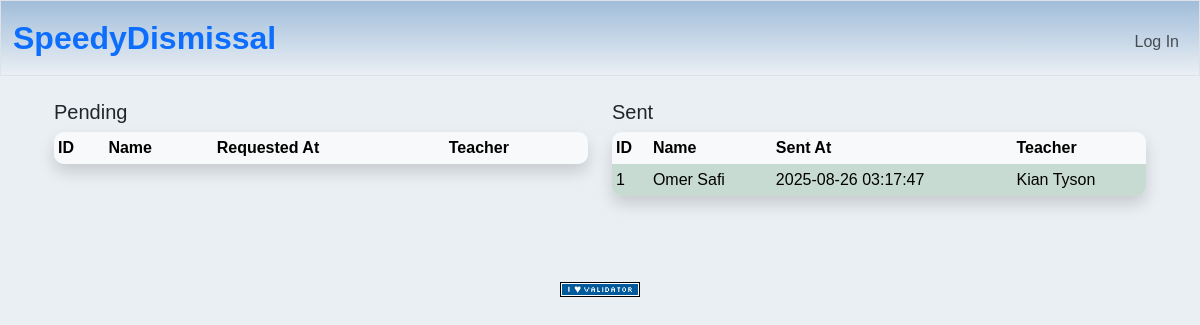
Page /logs on the committed database.
### tables this page shows
CREATE TABLE pickup_students (
  pickup_id   INTEGER NOT NULL REFERENCES pickups(id) ON DELETE CASCADE,
  student_id  INTEGER NOT NULL REFERENCES students(id),
  status      TEXT NOT NULL DEFAULT 'PENDING'
               CHECK (status IN ('PENDING','SENT')),
  sent_at     TEXT DEFAULT 'None',
  PRIMARY KEY (pickup_id, student_id)
);

CREATE TABLE students (
  id         INTEGER PRIMARY KEY,
  first_name TEXT NOT NULL,
  last_name  TEXT NOT NULL,
  grade      TEXT NOT NULL,
  group_id   INTEGER REFERENCES groups(id) ON DELETE SET NULL,
  active     INTEGER NOT NULL DEFAULT 1
);

### app.py (the view)
@app.route("/logs")
def logs():
    pendingStudents = db.execute("SELECT s.id, s.first_name || ' ' || s.last_name AS student, p.requested_at, u.first_name || ' ' || u.last_name AS teacher_name FROM pickup_students ps JOIN students s ON s.id = ps.student_id JOIN pickups p ON p.id = ps.pickup_id JOIN users u ON u.group_id = s.group_id WHERE sent_at = 'None' ORDER BY requested_at DESC;")
    sentStudents = db.execute("SELECT s.id, s.first_name || ' ' || s.last_name AS student, ps.sent_at, u.first_name || ' ' || u.last_name AS teacher_name FROM pickup_students ps JOIN students s ON s.id = ps.student_id JOIN users u ON u.group_id = s.group_id WHERE sent_at != 'None' ORDER BY sent_at DESC;")
    return render_template("logs.html", pendingStudents=pendingStudents, sentStudents=sentStudents)

### app.py (called while the page is built)
@app.after_request
def after_request(response):
    response.headers["Cache-Control"] = "no-cache, no-store, must-revalidate"
    response.headers["Expires"] = 0
    response.headers["Pragma"] = "no-cache"
    return response

### templates/logs.html (shortened to what this page needs)
{% extends "layout.html" %}
{% block main %}
<div class="container-fluid">
    <div class="row">
        <div class="col-12 col-lg-6 mb-4">
            <h5 class="text-left">Pending</h5>
            <div class="table-responsive">
                <table class="table table-sm table-striped table-bordered align-middle pending-table shadow">
                    <thead class="table-light">
                        <tr>
                            <th>ID</th>
                            <th>Name</th>
                            <th>Requested At</th>
                            <th>Teacher</th>
                        </tr>
                    </thead>
                </table>
            </div>
        </div>
        <div class="col-12 col-lg-6 mb-4">
            <h5 class="text-left">Sent</h5>
            <div class="table-responsive">
                <table class="table table-sm table-striped table-bordered align-middle sent-table shadow">
                    <thead class="table-light">
                        <tr>
                            <th>ID</th>
                            <th>Name</th>
                            <th>Sent At</th>
                            <th>Teacher</th>
                        </tr>
                    </thead>
                    <tbody>
                        {% for student in sentStudents %}
                            <tr class="table-success" id="student-{{student.id}}">
                                <td>{{student.id}}</td>
                                <td>{{student.student}}</td>
                                <td>{{student.sent_at}}</td>
                                <td>{{student.teacher_name}}</td>
                            </tr>
                        {% endfor %}
                    </tbody>
                </table>
            </div>
        </div>
    </div>
</div>
{% endblock %}

### static/styles.css (style rules this page uses)
body { font-family:'Trebuchet MS', 'Lucida Sans Unicode', 'Lucida Grande', 'Lucida Sans', Arial, sans-serif; background-color: #eaeff4; }
.table-responsive { overflow: visible; }
table tr, table tr th, table tr td { border: none; }
table { border-collapse: collapse; border-radius: 10px; overflow: hidden; }

### rows in the picture
pickup_students: id "1", student "Omer Safi", sent_at "2025-08-26 03:17:47", teacher_name "Kian Tyson"
